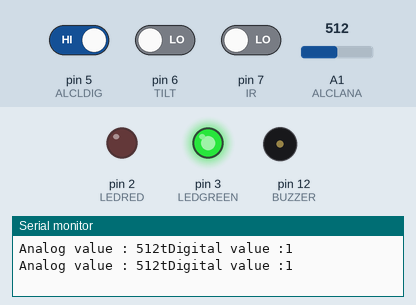
The sketch below on a simulated Arduino Uno, built with avr-gcc and run on an emulated ATmega328P. Shown: output pins drawn as LEDs (lit = HIGH), buzzer (waves = sounding, pin HIGH), the last lines printed to the serial monitor. The test bench sets the inputs (shaded band); at power-on: pin 5 (ALCLDIG) HIGH, A1 (ALCLANA) = 512, pin 7 (IR) LOW, pin 6 (TILT) LOW.

Above: at 1.9 s.
2.0 s: pin 5 (ALCLDIG) driven LOW
At 2.6 s:
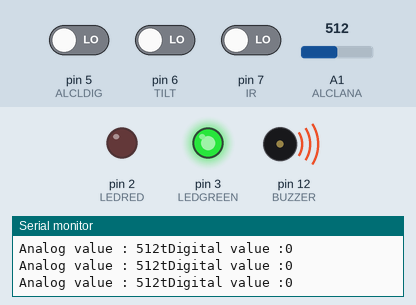
3.7 s: A1 (ALCLANA) set to 992
8.0 s: A1 (ALCLANA) set to 1013
12.3 s: pin 5 (ALCLDIG) driven HIGH
At 12.7 s:
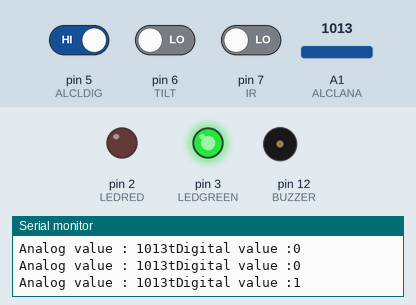
13.8 s: pin 7 (IR) driven HIGH
At 15.6 s:
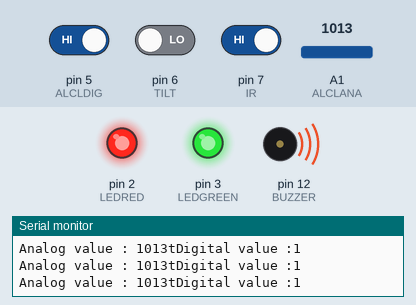
16.0 s: pin 6 (TILT) driven HIGH
At 17.3 s:
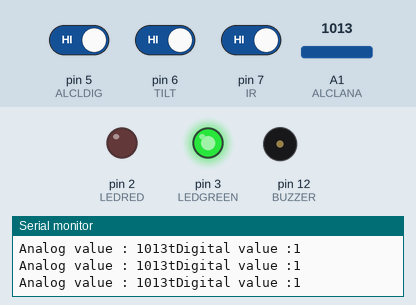
Timing chart, 0 to 19.0 s (numbered marks = the images above; inputs shaded):
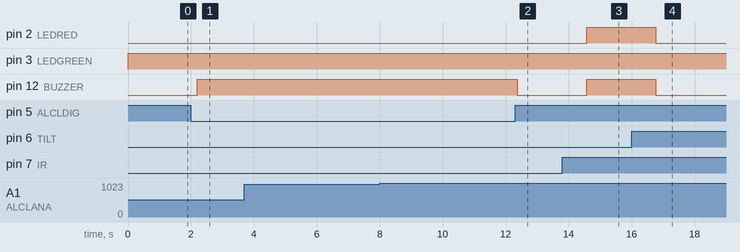

The sketch:

driver_anti_sleep_and_alchocol_detection_device.ino
```cpp
#define LEDRED 2
#define LEDGREEN 3
#define BUZZER 12
#define ALCLDIG 5
#define ALCLANA A1
#define TILT 6
#define IR 7
void setup()
{

  pinMode(LEDRED,OUTPUT);
  pinMode(LEDGREEN,OUTPUT);
  pinMode(BUZZER,OUTPUT);
  pinMode(ALCLDIG,INPUT);
  pinMode(TILT,INPUT);
  pinMode(IR,INPUT);
  pinMode(ALCLANA,INPUT);
  Serial.begin(9600);
}
void loop()
{
  digitalWrite(LEDGREEN, HIGH);
   bool digital = digitalRead(ALCLDIG);
  int analog = analogRead(ALCLANA);

  Serial.print("Analog value : ");
  Serial.print(analog);
  Serial.print("t");
  Serial.print("Digital value :");
  Serial.println(digital);

  if (digital == 0) {
    digitalWrite(BUZZER, HIGH);
    digitalWrite(LEDRED, LOW);
  }
else
{
   // digitalWrite(3, HIGH);
    digitalWrite(LEDRED, HIGH);
    digitalWrite(BUZZER, LOW);
tilt();
    }
  }
void tilt()
{
  int TILT_VALUE = digitalRead(TILT);
  if (TILT_VALUE == LOW){
   // digitalWrite(3,HIGH);
    digitalWrite(LEDRED,HIGH);
    digitalWrite(BUZZER, HIGH);
    ir();
    delay(1000);
  }
  else {
  //  digitalWrite(3,HIGH);
    digitalWrite(LEDRED,LOW);
    digitalWrite(BUZZER, LOW);

  }
}
void ir()
{
  if (digitalRead(7)== HIGH)
  {
    //digitalWrite(LEDGREEN,HIGH);
digitalWrite(LEDRED,HIGH);
digitalWrite(BUZZER,HIGH);
    delay(100);
  }
  else
  {
    //digitalWrite(LEDGREEN,HIGH);
digitalWrite(LEDRED,LOW);
digitalWrite(BUZZER,LOW);
    delay(100);
    }

}
```

Measured:
- after the input at 2.0 s, pin 12 (BUZZER): LOW → HIGH after 0.20 s
- after the input at 12.3 s, pin 12 (BUZZER): HIGH → LOW after 0.07 s
- after the input at 13.8 s, pin 2 (LEDRED), pin 12 (BUZZER): LOW → HIGH after 0.77 s
- after the input at 16.0 s, pin 2 (LEDRED), pin 12 (BUZZER): HIGH → LOW after 0.77 s
